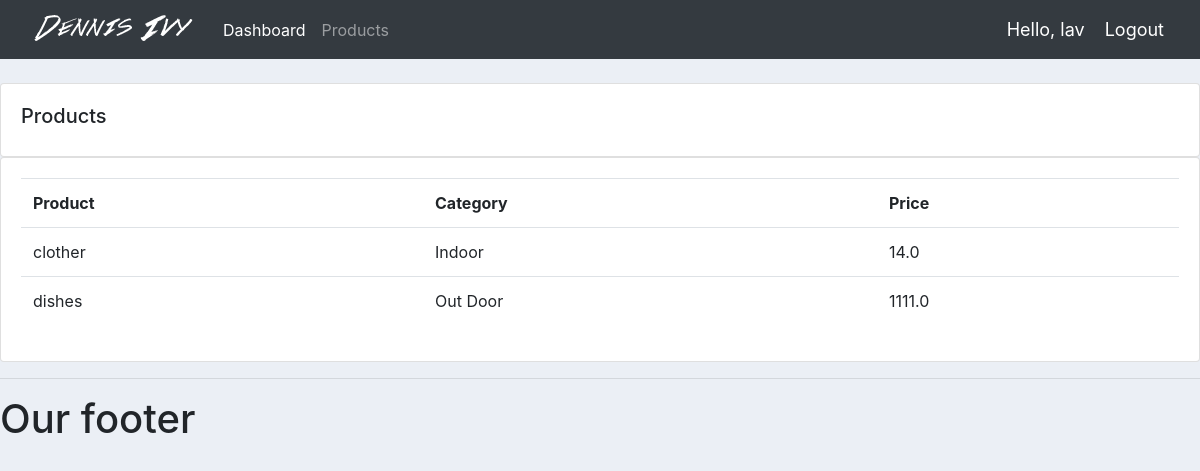
Screenshot of /products/ (signed in) with the database file from the repository.
### accounts/models.py (models this page shows, shortened)
class Product(models.Model):
    CATEGORY = (
        ('Indoor', 'Indoor'),
        ('Out Door', 'Out Door'),
    )
    name = models.CharField(max_length=200, null=True)
    price = models.FloatField(null=True)
    category = models.CharField(max_length=200, null=True, choices=CATEGORY)
    description = models.CharField(max_length=200, null=True, blank=True)
    date_created = models.DateTimeField(auto_now_add=True, null=True)
    tags = models.ManyToManyField(Tag)

### accounts/decorator.py (the view)
        def wrapper_func(request, *args, **kwargs):
            group = None
            if request.user.groups.exists():
                group = request.user.groups.all()[0].name
            if group in allowed_roles:
                return view_func(request, *args, **kwargs)
            else:
                return HttpResponse('You are not authorized to view this page')

### accounts/decorator.py (called while the page is built)
def allowed_users(allowed_roles=[]):
    def decorator(view_func):
        def wrapper_func(request, *args, **kwargs):
            group = None
            if request.user.groups.exists():
                group = request.user.groups.all()[0].name
            if group in allowed_roles:
                return view_func(request, *args, **kwargs)
            else:
                return HttpResponse('You are not authorized to view this page')
        return wrapper_func
    return decorator

### accounts/views.py (called while the page is built)
@login_required(login_url='login')
@allowed_users(allowed_roles=['admin'])
def products(request):
    products = Product.objects.all()
    return render(request, 'accounts/products.html', {'products': products})

### accounts/templates/accounts/products.html
{%  extends 'accounts/main.html' %}
{% block content %}
		<br>
		<div class="row">
			<div class="col-md">
				<div class="card card-body">
					<h5>Products</h5>
				</div>
				<div class="card card-body">
					<table class="table">
						<tr>
							<th>Product</th>
							<th>Category</th>
							<th>Price</th>
						</tr>
                        {% for i in products %}
                            <tr>
                            <td>{{i.name}}</td>
                            <td>{{i.category}}</td>
                            <td>{{i.price}}</td>
                            </tr>
                        {% endfor %}
					</table>
				</div>
			</div>
		</div>
{% endblock content %}

### accounts/templates/accounts/navbar.html (shortened to what this page needs)
{% load static %}
<nav class="navbar navbar-expand-lg navbar-dark bg-dark">
 <img src="{% static 'images/logo.png' %}">
  <div class="collapse navbar-collapse" id="navbarNav">
    <ul class="navbar-nav">
      {% if request.user.is_staff %}
      <li class="nav-item active">
        <a class="nav-link" href="{% url 'home' %}">Dashboard</a>
      </li>
      <li class="nav-item">
        <a class="nav-link" href="{% url 'products' %}">Products</a>
      </li>
      {% else %}
       <li class="nav-item">
        <a class="nav-link" href="{% url 'account' %}">Settings</a>
      </li>
      {% endif %}
    </ul>
  </div>
  <span class="hello-msg">Hello, {{request.user}}</span>
  <span ><a  class="hello-msg" href="{% url 'logout' %}">Logout</a></span>
</nav>

### static/css/main.css (style rules this page uses)
body { background-color: #ebeff5; }

### accounts/templates/accounts/navbar.html (style rules this page uses)
.hello-msg { font-size: 18px; color: #fff; margin-right: 20px; }

### rows the page displays
Product: name "clother", category "Indoor", price "14.0"
Product: name "dishes", category "Out Door", price "1111.0"

### other values shown
{{ request.user }} "lav"
